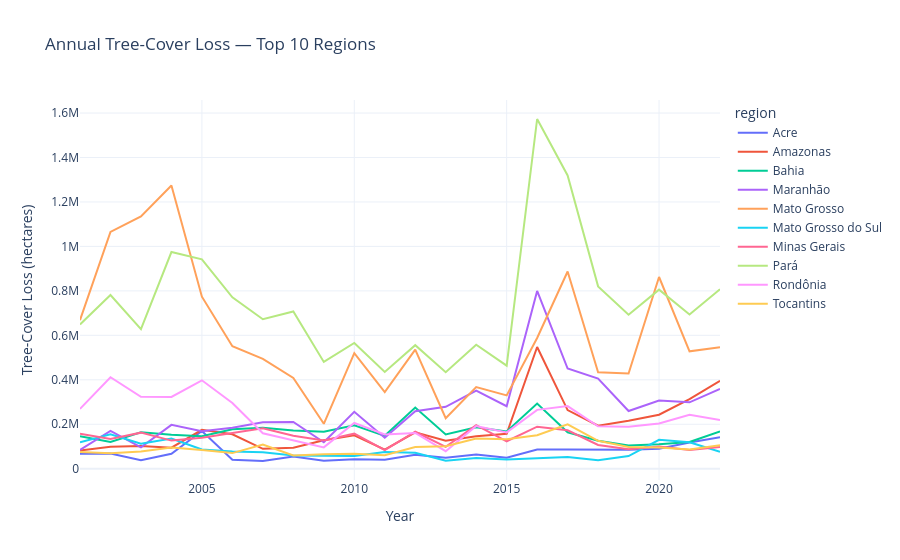

Write notebook code for a chart like this one.
### Markdown cell above
## Annual Trends — Top 10 Regions

### Code cell
top_regions = processed.groupby('region')['tc_loss_ha'].sum().nlargest(10).index
plot_data = processed[processed['region'].isin(top_regions)]
plot_annual_trend(plot_data, color_col='region',
                  title='Annual Tree-Cover Loss — Top 10 Regions').show()

### Figure 1 — Plotly figure (JSON) as saved in the notebook; plotly's stock layout.template omitted (floating-point values rounded to 4 significant figures)
{"data": [{"hovertemplate": "region=Acre<br>Year=%{x}<br>Tree-Cover Loss (hectares)=%{y}<extra></extra>", "legendgroup": "Acre", "line": {"color": "#636efa", "dash": "solid"}, "marker": {"symbol": "circle"}, "mode": "lines", "name": "Acre", "orientation": "v", "showlegend": true, "type": "scatter", "x": [2001, 2002, 2003, 2004, 2005, 2006, 2007, 2008, 2009, 2010, 2011, 2012, 2013, 2014, 2015, 2016, 2017, 2018, 2019, 2020, 2021, 2022], "xaxis": "x", "y": [67310, 68439, 37666, 67190, 169860, 40138, 34674, 55149, 35453, 42519, 40098, 62676, 49483, 63442, 49733, 86613, 86124, 84489, 84745, 90039, 117866, 141103], "yaxis": "y"}, {"hovertemplate": "region=Amazonas<br>Year=%{x}<br>Tree-Cover Loss (hectares)=%{y}<extra></extra>", "legendgroup": "Amazonas", "line": {"color": "#EF553B", "dash": "solid"}, "marker": {"symbol": "circle"}, "mode": "lines", "name": "Amazonas", "orientation": "v", "showlegend": true, "type": "scatter", "x": [2001, 2002, 2003, 2004, 2005, 2006, 2007, 2008, 2009, 2010, 2011, 2012, 2013, 2014, 2015, 2016, 2017, 2018, 2019, 2020, 2021, 2022], "xaxis": "x", "y": [81439, 99140, 102013, 94389, 174667, 154848, 89356, 94495, 128266, 150468, 85826, 163604, 126022, 146343, 156876, 547520, 263807, 193802, 215504, 242978, 313521, 395727], "yaxis": "y"}, {"hovertemplate": "region=Bahia<br>Year=%{x}<br>Tree-Cover Loss (hectares)=%{y}<extra></extra>", "legendgroup": "Bahia", "line": {"color": "#00cc96", "dash": "solid"}, "marker": {"symbol": "circle"}, "mode": "lines", "name": "Bahia", "orientation": "v", "showlegend": true, "type": "scatter", "x": [2001, 2002, 2003, 2004, 2005, 2006, 2007, 2008, 2009, 2010, 2011, 2012, 2013, 2014, 2015, 2016, 2017, 2018, 2019, 2020, 2021, 2022], "xaxis": "x", "y": [145822, 120268, 163577, 152279, 145693, 177052, 183799, 171667, 166360, 195412, 147831, 274999, 153801, 186844, 167990, 292821, 163956, 126120, 104207, 110143, 120013, 168063], "yaxis": "y"}, {"hovertemplate": "region=Maranhão<br>Year=%{x}<br>Tree-Cover Loss (hectares)=%{y}<extra></extra>", "legendgroup": "Maranhão", "line": {"color": "#ab63fa", "dash": "solid"}, "marker": {"symbol": "circle"}, "mode": "lines", "name": "Maranhão", "orientation": "v", "showlegend": true, "type": "scatter", "x": [2001, 2002, 2003, 2004, 2005, 2006, 2007, 2008, 2009, 2010, 2011, 2012, 2013, 2014, 2015, 2016, 2017, 2018, 2019, 2020, 2021, 2022], "xaxis": "x", "y": [84246, 170128, 96299, 197214, 168331, 184183, 208457, 210305, 118924, 255849, 139132, 258350, 278221, 351384, 281049, 799628, 450529, 405397, 259756, 306837, 298600, 358542], "yaxis": "y"}, {"hovertemplate": "region=Mato Grosso<br>Year=%{x}<br>Tree-Cover Loss (hectares)=%{y}<extra></extra>", "legendgroup": "Mato Grosso", "line": {"color": "#FFA15A", "dash": "solid"}, "marker": {"symbol": "circle"}, "mode": "lines", "name": "Mato Grosso", "orientation": "v", "showlegend": true, "type": "scatter", "x": [2001, 2002, 2003, 2004, 2005, 2006, 2007, 2008, 2009, 2010, 2011, 2012, 2013, 2014, 2015, 2016, 2017, 2018, 2019, 2020, 2021, 2022], "xaxis": "x", "y": [668329, 1065530, 1135364, 1274080, 773884, 551308, 494494, 408046, 202113, 520185, 344886, 535603, 227026, 367277, 329616, 587938, 887072, 433440, 428628, 862444, 528205, 546200], "yaxis": "y"}, {"hovertemplate": "region=Mato Grosso do Sul<br>Year=%{x}<br>Tree-Cover Loss (hectares)=%{y}<extra></extra>", "legendgroup": "Mato Grosso do Sul", "line": {"color": "#19d3f3", "dash": "solid"}, "marker": {"symbol": "circle"}, "mode": "lines", "name": "Mato Grosso do Sul", "orientation": "v", "showlegend": true, "type": "scatter", "x": [2001, 2002, 2003, 2004, 2005, 2006, 2007, 2008, 2009, 2010, 2011, 2012, 2013, 2014, 2015, 2016, 2017, 2018, 2019, 2020, 2021, 2022], "xaxis": "x", "y": [118977, 154725, 112437, 135766, 86858, 77821, 73908, 59403, 57814, 56954, 74918, 71917, 36176, 48676, 41027, 47996, 53074, 38198, 57075, 130180, 119269, 76357], "yaxis": "y"}, {"hovertemplate": "region=Minas Gerais<br>Year=%{x}<br>Tree-Cover Loss (hectares)=%{y}<extra></extra>", "legendgroup": "Minas Gerais", "line": {"color": "#FF6692", "dash": "solid"}, "marker": {"symbol": "circle"}, "mode": "lines", "name": "Minas Gerais", "orientation": "v", "showlegend": true, "type": "scatter", "x": [2001, 2002, 2003, 2004, 2005, 2006, 2007, 2008, 2009, 2010, 2011, 2012, 2013, 2014, 2015, 2016, 2017, 2018, 2019, 2020, 2021, 2022], "xaxis": "x", "y": [157590, 133572, 162231, 126418, 139292, 162295, 182358, 147968, 127155, 157717, 83488, 166320, 98396, 195817, 123451, 189089, 172779, 106941, 87877, 100016, 84555, 97257], "yaxis": "y"}, {"hovertemplate": "region=Pará<br>Year=%{x}<br>Tree-Cover Loss (hectares)=%{y}<extra></extra>", "legendgroup": "Pará", "line": {"color": "#B6E880", "dash": "solid"}, "marker": {"symbol": "circle"}, "mode": "lines", "name": "Pará", "orientation": "v", "showlegend": true, "type": "scatter", "x": [2001, 2002, 2003, 2004, 2005, 2006, 2007, 2008, 2009, 2010, 2011, 2012, 2013, 2014, 2015, 2016, 2017, 2018, 2019, 2020, 2021, 2022], "xaxis": "x", "y": [649120, 781283, 627531, 974698, 941715, 770915, 672349, 707656, 480365, 565740, 435157, 555726, 434166, 557607, 463583, 1573272, 1319478, 820257, 693043, 805652, 693516, 807272], "yaxis": "y"}, {"hovertemplate": "region=Rondônia<br>Year=%{x}<br>Tree-Cover Loss (hectares)=%{y}<extra></extra>", "legendgroup": "Rondônia", "line": {"color": "#FF97FF", "dash": "solid"}, "marker": {"symbol": "circle"}, "mode": "lines", "name": "Rondônia", "orientation": "v", "showlegend": true, "type": "scatter", "x": [2001, 2002, 2003, 2004, 2005, 2006, 2007, 2008, 2009, 2010, 2011, 2012, 2013, 2014, 2015, 2016, 2017, 2018, 2019, 2020, 2021, 2022], "xaxis": "x", "y": [268969, 411428, 323676, 323103, 397698, 295558, 159361, 126105, 95967, 205746, 154224, 161088, 78921, 192095, 163322, 264735, 281905, 190541, 188395, 203500, 243031, 219627], "yaxis": "y"}, {"hovertemplate": "region=Tocantins<br>Year=%{x}<br>Tree-Cover Loss (hectares)=%{y}<extra></extra>", "legendgroup": "Tocantins", "line": {"color": "#FECB52", "dash": "solid"}, "marker": {"symbol": "circle"}, "mode": "lines", "name": "Tocantins", "orientation": "v", "showlegend": true, "type": "scatter", "x": [2001, 2002, 2003, 2004, 2005, 2006, 2007, 2008, 2009, 2010, 2011, 2012, 2013, 2014, 2015, 2016, 2017, 2018, 2019, 2020, 2021, 2022], "xaxis": "x", "y": [75618, 69248, 77526, 95065, 84246, 70176, 108836, 59457, 65306, 67351, 60794, 97524, 100786, 136150, 132988, 150290, 199889, 125325, 97276, 94922, 85975, 105202], "yaxis": "y"}], "layout": {"hovermode": "x unified", "legend": {"title": {"text": "region"}, "tracegroupgap": 0}, "title": {"text": "Annual Tree-Cover Loss — Top 10 Regions"}, "xaxis": {"anchor": "y", "domain": [0.0, 1.0], "title": {"text": "Year"}}, "yaxis": {"anchor": "x", "domain": [0.0, 1.0], "title": {"text": "Tree-Cover Loss (hectares)"}}}}
